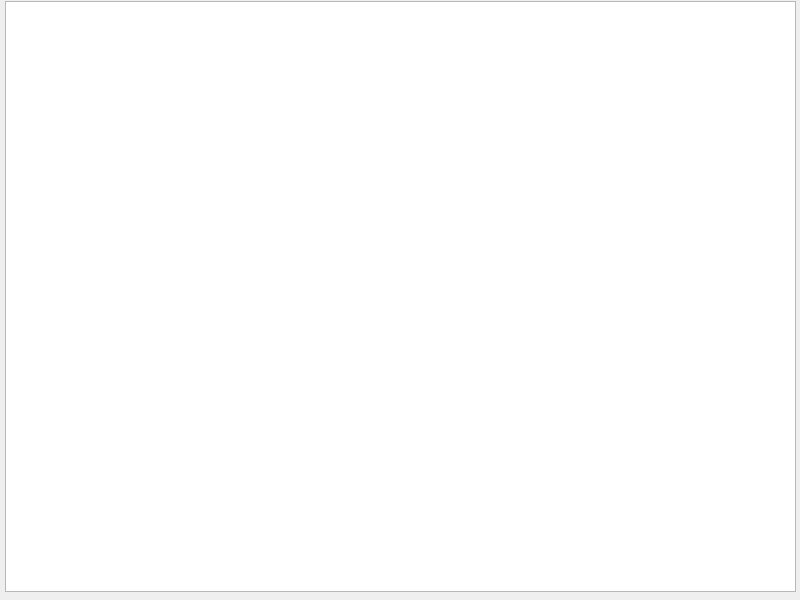
<?xml version="1.0" encoding="UTF-8"?>
<ui version="4.0">
 <class>MainWindow</class>
 <widget class="QMainWindow" name="MainWindow">
  <property name="geometry">
   <rect>
    <x>0</x>
    <y>0</y>
    <width>800</width>
    <height>600</height>
   </rect>
  </property>
  <property name="sizePolicy">
   <sizepolicy hsizetype="Expanding" vsizetype="Expanding">
    <horstretch>0</horstretch>
    <verstretch>0</verstretch>
   </sizepolicy>
  </property>
  <property name="windowTitle">
   <string>MainWindow</string>
  </property>
  <widget class="QWidget" name="centralwidget">
   <widget class="QTableView" name="tableView">
    <property name="geometry">
     <rect>
      <x>5</x>
      <y>1</y>
      <width>791</width>
      <height>591</height>
     </rect>
    </property>
    <property name="sizePolicy">
     <sizepolicy hsizetype="Expanding" vsizetype="Expanding">
      <horstretch>0</horstretch>
      <verstretch>0</verstretch>
     </sizepolicy>
    </property>
   </widget>
  </widget>
 </widget>
 <resources/>
 <connections/>
</ui>
